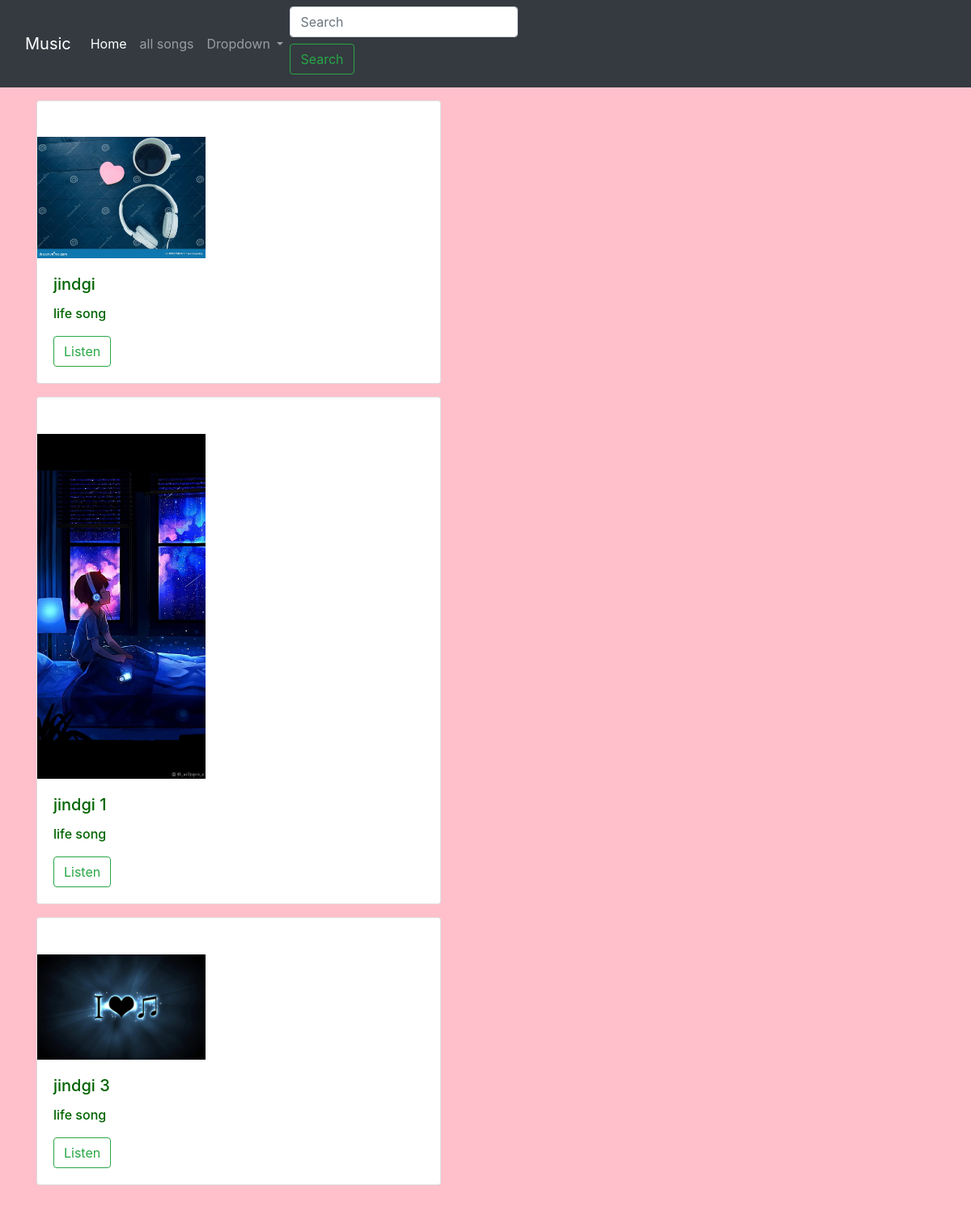
Page /song on the committed database.
### music/models/listner.py (models this page shows)
class Song(models.Model):
    song_id=models.AutoField(primary_key=True)
    song=models.FileField(upload_to='uploads',default="")
    song_name=models.CharField(max_length=100,default=None)
    singer=models.CharField(max_length=200)
    album_title=models.CharField(max_length=500)
    album_picture=models.ImageField(upload_to='uploads', default=False)

### music/views.py (the view)
# urls.py: path('song',views.song_list,name='song'),
def song_list(request):
    song=Song.objects.all()
    return render(request,'song.html',{'song':song})

### music/templates/song.html (shortened to what this page needs)
{% extends 'base.html' %}
{% block body %}
<body style="background-color:pink;"></body>
<div class="p-3 mb-2 bg-danger-subtle text-emphasis-danger">
<div class="container">
{% for i in song %}
<div class="card mb-3" style="max-width: 500px; padding-top:4%">
    <div class="row no-gutters">
      <div class="col-md-5">
        <img src="/media/{{i.album_picture}}" class="img-fluid rounded-start" alt="..." >
      </div>
      <div class="col-md-8">
        <div class="card-body">
          <h5 class="card-title" style="color: darkgreen;font-weight:500">{{i.song_name}}</h5>
          <p class="card-text" style="color: darkgreen;font-weight:500">{{i.album_title}}</p>
          <a href="/listen_song/{{i.song_id}}"><button class="btn btn-outline-success">Listen</button></a>
        </div>
      </div>
    </div>
  </div>
{% endfor %}
</div>
</div>
{% endblock %}

### rows in the picture
Song: album_picture (picture), song_name "jindgi", album_title "life song"
Song: album_picture (picture), song_name "jindgi 1", album_title "life song"
Song: album_picture (picture), song_name "jindgi 3", album_title "life song"
